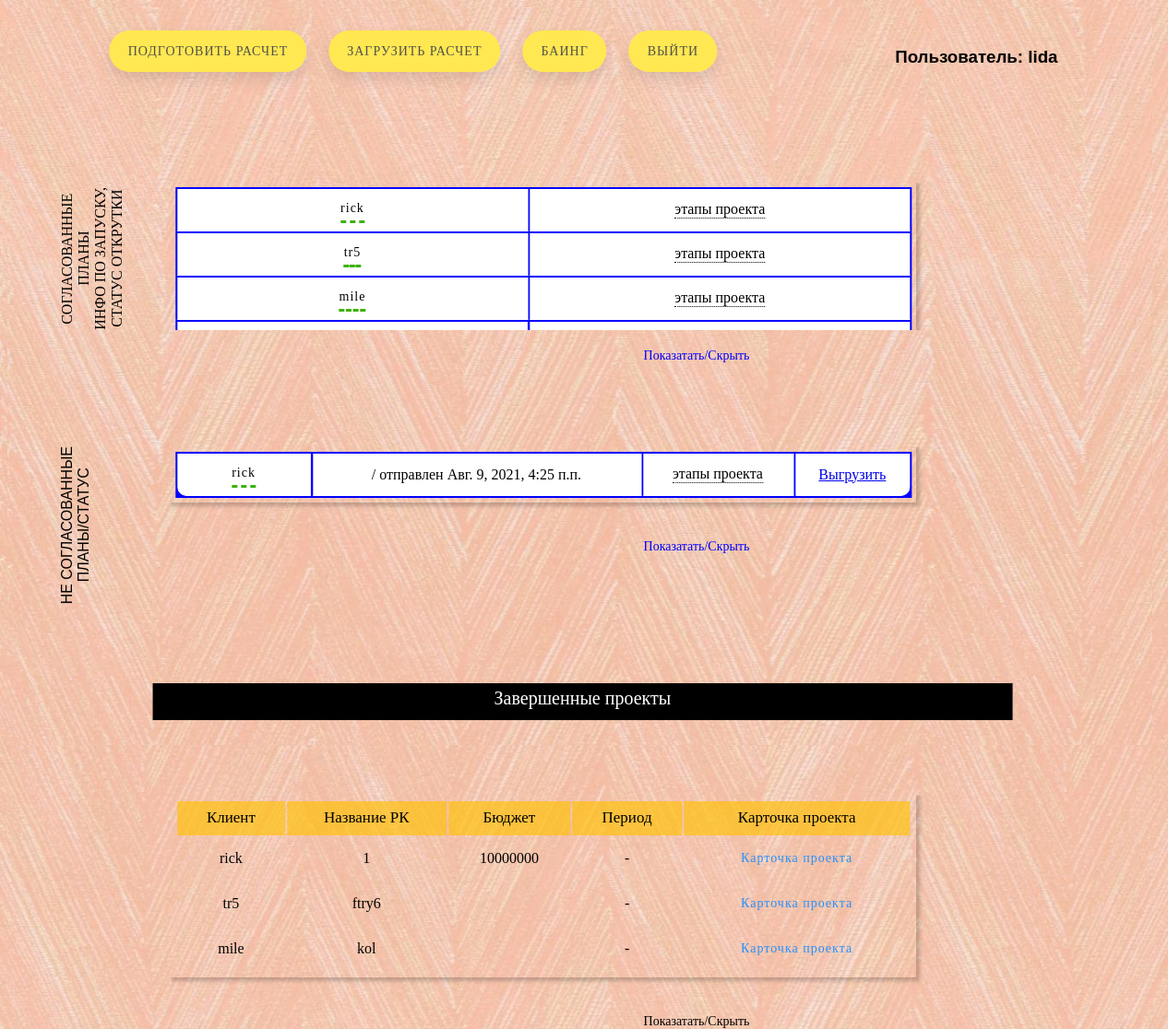
/ (signed in), run on an earlier commit of the app's database.
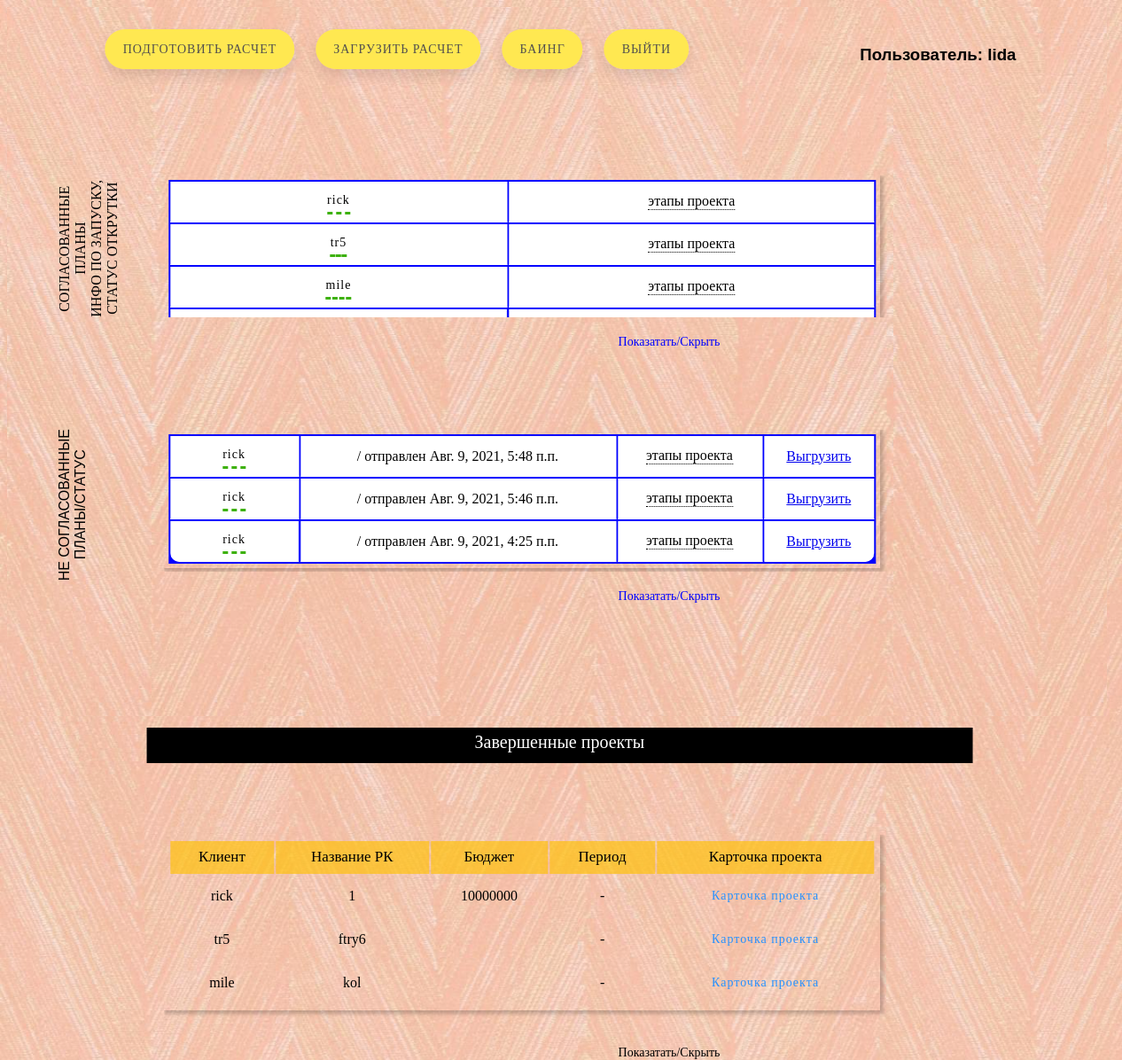
And on a later commit of the database.
### exel/models.py (models this page shows, shortened)
class Cleared(models.Model):
    username = models.CharField(max_length = 60)
    client = models.CharField(max_length = 50)
    name_rk = models.CharField(max_length = 200)
    mp = models.FileField(upload_to = content_file_name, null=True)
    comments = models.TextField(null=True)
    access = models.TextField(null=True)
    landing = models.CharField(max_length = 60, null=True)
    utm = models.FileField(upload_to = content_file_name, null=True)

class Client(models.Model):
    username = models.CharField(max_length = 60)
    client = models.CharField(max_length = 50)
    calculation = models.FileField('Файл расчета', upload_to = content_file_name, null=True)
    name_rk = models.CharField(max_length = 200)
    duploaded_at = models.DateTimeField(auto_now_add=True, null=True)
    comments = models.TextField(null=True)

class Complete(models.Model):
    username = models.CharField(max_length = 60)
    client = models.CharField(max_length = 50)
    name_rk = models.CharField(max_length = 200)
    budget = models.CharField(max_length = 30)
    period_c = models.CharField(max_length = 10)
    period_p = models.CharField(max_length = 10)

### exel/views.py (the view)
# urls.py: path('', views.main, name='main'),
def main(request, super_us = False):
    if request.user.is_authenticated:
        username = request.user.username
        data = {
            'files': Client.objects.filter(username=username)[::-1],
            'cleared': Cleared.objects.filter(username=username)[::-1],
            'complete': Complete.objects.filter(username=username)[::-1]
                }
        if request.user.is_superuser == 1:
            data['body'] = 'on'
            return render(request, 'base.html', data)
        data['body'] = 'off'
    else:
        return redirect('exel:login')
    return render(request, 'base.html', data)

### exel/templates/base.html (shortened to what this page needs)
{% load static %}
<!DOCTYPE html>
<html lang="ru">
<head>
    <link rel="stylesheet" href="{% static 'base.css' %}" type="text/css">
</head>
    {% block content %}
    <body>
    <div id="first">
    </div>
    <div id="base">
        <a href="{% url 'exel:prepare' %}" class="button">ПОДГОТОВИТЬ РАСЧЕТ</a>
        <a href="{% url 'exel:download_calc' %}" class="button">ЗАГРУЗИТЬ РАСЧЕТ</a>
        {% if body == 'on' %}
            {% autoescape on %}
                <a href="{% url 'exel:prepare' %}" class="button">БАИНГ</a>
            {% endautoescape %}
        {% endif %}
    	<a href="{% url 'exel:logout' %}" class="button">Выйти</a>
    	{% if user.is_authenticated %}
            <h3 id="user">Пользователь: {{ user.username }}</h3>
        {% endif %}
    	<form method="post" class="cleared">
        	<p id="base">СОГЛАСОВАННЫЕ<br>ПЛАНЫ<br>ИНФО ПО ЗАПУСКУ,<br>СТАТУС ОТКРУТКИ</p>
            <div class="form">
            <div class="xpandable-block">
            <div class="tab">
            <table class="table_blur">
            	<tbody>
                	{% for name in cleared %}
                    	<tr>
                        	<td><a class="s1" href="{% url 'exel:but_cleared' name.name_rk %}">{{name.client}}</a>
                        	</td>
                        	<td>
                        	<div class="tooltip">этапы проекта
                            </div>
                        	</td>
                		</tr>
                	{% endfor %}
            	</tbody>
            </table>
        </div>
        </div>
        <label class="labeltable" for="button2">Показатать/Cкрыть</label>
        </div>
    	</form>
    	<form  method="post" class="not_cleared">
        	<p id="not_cl">НЕ СОГЛАСОВАННЫЕ<br>ПЛАНЫ/СТАТУС</p>
        	<div class="formtable">
            <div class="xpandable-block">
            <div class="tab">
            	<table class="table_blur">
            		<tbody>
            			{% for name in files %}
                    	<tr>
                        	<td><a class="s1" href="{% url 'exel:but_not_cleared' name.name_rk %}">{{name.client}}</a></td>
                        	<td>/ отправлен {{name.duploaded_at}}</td>
                        	<td>
                        	<div class="tooltip">этапы проекта
                            </div>
                        	</td>
                            <td>
                                <a href="{{ name.calculation.url }}">Выгрузить</a>
                            </td>
                		</tr>
                	{% endfor %}
            	</tbody>
            </table>
        </div>
        </div>
        <label class="labeltable" for="button1">Показатать/Cкрыть</label>
        </div>
	</form>
	<p id="end">Завершенные проекты</p>
    <form  method="post" class="compl">
        	<div class="completeform">
            <div class="xpandable-block1">
            <div class="tab">
            	<table class="table_blur_compl">
            		<tbody>
                		<tr class="name">
                        	<td>Клиент</td>
                        	<td>Название РК</td>
                        	<td>Бюджет</td>
                        	<td>Период</td>
                        	<td>Карточка проекта</td>
                        </tr>
            			{% for name in complete %}
                    	<tr>
                        	<td>{{name.client}}</td>
                        	<td>{{name.name_rk}}</td>
                        	<td>{{name.budget}}</td>
                        	<td>{{name.period_c}} - {{name.period_p}}</td>
                            <td>
                                <a class="s3" href="{% url 'exel:but_cleared' name.name_rk %}">Карточка проекта</a>
                            </td>
                		</tr>
                	{% endfor %}
            	</tbody>
            </table>
        </div>
        </div>
        <label class="label" for="button3">Показатать/Cкрыть</label>
        </div>
	</form>
	</div>
	</body>
	{% endblock %}
</html>

What changed in the data, as far as the page shows it:
added Client: client "rick", duploaded_at "Авг. 9, 2021, 5:48 п.п."
added Client: client "rick", duploaded_at "Авг. 9, 2021, 5:46 п.п."
